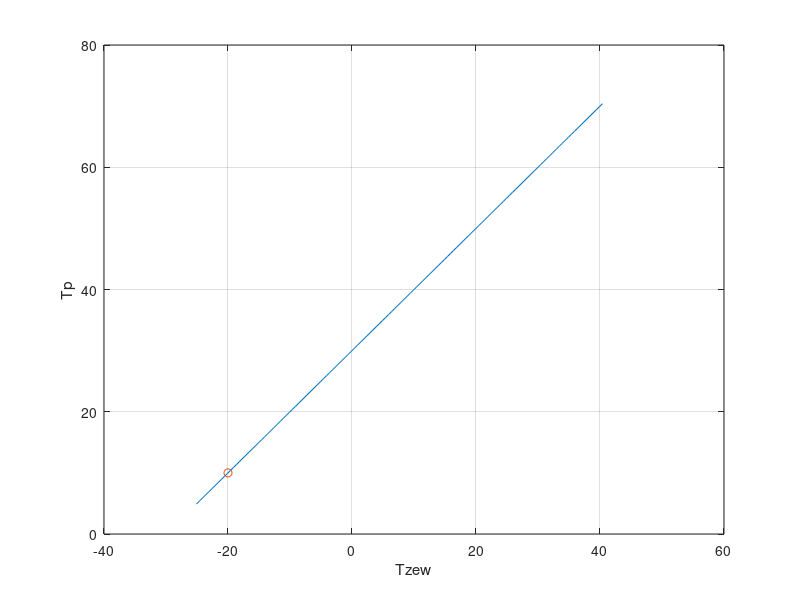

Source code (MATLAB):
clear all;
close all;
TzewN=-20;  %od -20 do 40 stopni
TwewN=20;
TpN=10;    
QgN=1000;

Q_tab=[500:200:4000];
Tzew=[-25.1:.5:40.4];


dt1= TwewN - TzewN;
dt2= TwewN-TpN;
dt3= TpN - TzewN;

A1= [dt1+0.25*dt2, 0; 0.25*dt2, -dt3]
C=[QgN;0];
X=inv(A1)*C;

Kcwp = 0.25* X(1,1);

Kcw= X(1,1);
Kcp = X(2,1);

A2 = [-Kcw-Kcwp, Kcwp; Kcwp, -Kcwp-Kcp];
B2=[-QgN-Kcw*TzewN;-Kcp*TzewN];
X2=inv(A2)*B2;
m = 5*Kcp+Kcw;
l = QgN + Kcw*Tzew + 5*Kcp*Tzew;    
Z= l/m;
Y = (QgN+Kcw*Tzew-Kcp*Z+Kcp*Tzew)/Kcw;
hold off;
grid on;
plot(Tzew,Z,-20,10,'-o')
xlabel('Tzew');
ylabel('Tp')
grid on;
%plot(Tzew,Y,-20,20,'-o')
%xlabel('Tzew');
%ylabel('Twew');
%l = Q_tab + Kcw*TzewN + 5*Kcp*TzewN; 
%Z= l/m;
%Y = (Q_tab+Kcw*TzewN-Kcp*Z+Kcp*TzewN)/Kcw;
%grid on;
%plot(Q_tab,Z,1000,10,'-o')
%xlabel('Q');
%ylabel('Tp')
%grid on;
%plot(Q_tab,Y,1000,20,'-o')
%xlabel('Q');
%ylabel('Twew');
%grid on;